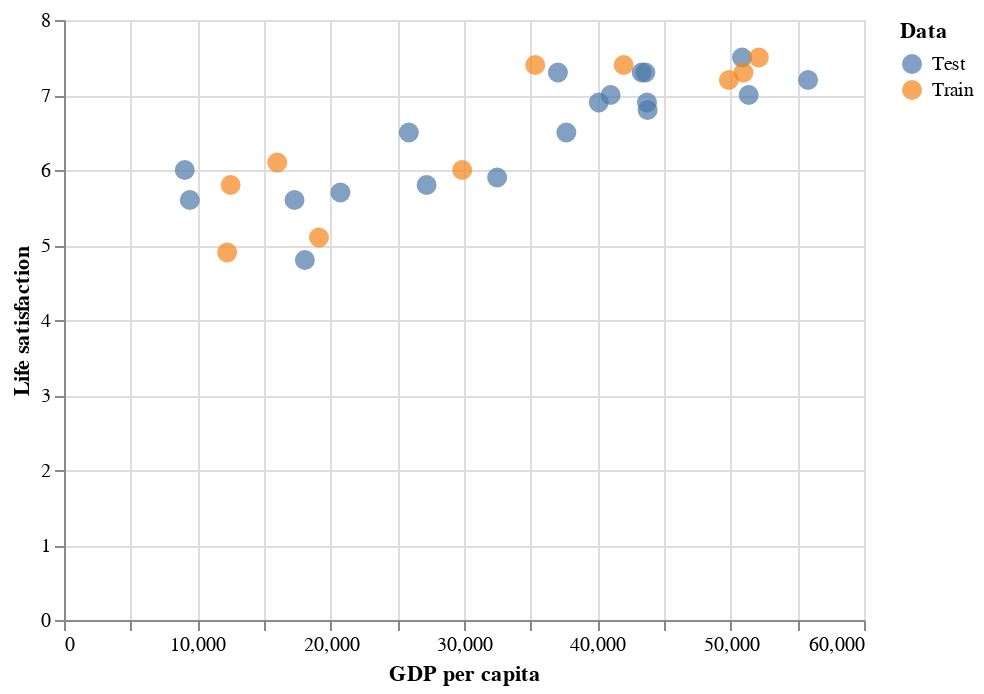

Notebook code cell kept with this figure:
### Code cell
# Visualize the data
alt.Chart(df).mark_circle(size=100).encode(
    alt.X('gdp_per_capita:Q', axis=alt.Axis(title='GDP per capita')),
    alt.Y('life_satisfaction:Q', axis=alt.Axis(title='Life satisfaction')),
    color='Data:N',)

### Figure 1 — Vega-Lite specification as saved in the notebook (floating-point values rounded to 4 significant figures)
{"config": {"view": {"continuousWidth": 400, "continuousHeight": 300}}, "data": {"name": "data-84d1eeb26604f73b3bfb37a0a486c169"}, "mark": {"type": "circle", "size": 100}, "encoding": {"color": {"field": "Data", "type": "nominal"}, "x": {"axis": {"title": "GDP per capita"}, "field": "gdp_per_capita", "type": "quantitative"}, "y": {"axis": {"title": "Life satisfaction"}, "field": "life_satisfaction", "type": "quantitative"}}, "$schema": "https://vega.github.io/schema/vega-lite/v4.17.0.json", "datasets": {"data-84d1eeb26604f73b3bfb37a0a486c169": [{"country": "Russia", "gdp_per_capita": 9055.0, "life_satisfaction": 6.0, "class": "train", "data": "test", "Data": "Test"}, {"country": "Turkey", "gdp_per_capita": 9437.0, "life_satisfaction": 5.6, "class": "train", "data": "test", "Data": "Test"}, {"country": "Hungary", "gdp_per_capita": 12240.0, "life_satisfaction": 4.9, "class": "test", "data": "test", "Data": "Train"}, {"country": "Poland", "gdp_per_capita": 12500.0, "life_satisfaction": 5.8, "class": "test", "data": "test", "Data": "Train"}, {"country": "Slovak Republic", "gdp_per_capita": 15990.0, "life_satisfaction": 6.1, "class": "train", "data": "test", "Data": "Train"}, {"country": "Estonia", "gdp_per_capita": 17290.0, "life_satisfaction": 5.6, "class": "train", "data": "test", "Data": "Test"}, {"country": "Greece", "gdp_per_capita": 18060.0, "life_satisfaction": 4.8, "class": "test", "data": "test", "Data": "Test"}, {"country": "Portugal", "gdp_per_capita": 19120.0, "life_satisfaction": 5.1, "class": "train", "data": "test", "Data": "Train"}, {"country": "Slovenia", "gdp_per_capita": 20730.0, "life_satisfaction": 5.7, "class": "test", "data": "train", "Data": "Test"}, {"country": "Spain", "gdp_per_capita": 25860.0, "life_satisfaction": 6.5, "class": "train", "data": "test", "Data": "Test"}, {"country": "Korea", "gdp_per_capita": 27200.0, "life_satisfaction": 5.8, "class": "test", "data": "test", "Data": "Test"}, {"country": "Italy", "gdp_per_capita": 29870.0, "life_satisfaction": 6.0, "class": "train", "data": "train", "Data": "Train"}, {"country": "Japan", "gdp_per_capita": 32490.0, "life_satisfaction": 5.9, "class": "train", "data": "test", "Data": "Test"}, {"country": "Israel", "gdp_per_capita": 35340.0, "life_satisfaction": 7.4, "class": "test", "data": "test", "Data": "Train"}, {"country": "New Zealand", "gdp_per_capita": 37040.0, "life_satisfaction": 7.3, "class": "train", "data": "train", "Data": "Test"}, {"country": "France", "gdp_per_capita": 37680.0, "life_satisfaction": 6.5, "class": "train", "data": "test", "Data": "Test"}, {"country": "Belgium", "gdp_per_capita": 40110.0, "life_satisfaction": 6.9, "class": "test", "data": "test", "Data": "Test"}, {"country": "Germany", "gdp_per_capita": 41000.0, "life_satisfaction": 7.0, "class": "test", "data": "test", "Data": "Test"}, {"country": "Finland", "gdp_per_capita": 41970.0, "life_satisfaction": 7.4, "class": "train", "data": "train", "Data": "Train"}, {"country": "Canada", "gdp_per_capita": 43330.0, "life_satisfaction": 7.3, "class": "train", "data": "test", "Data": "Test"}, {"country": "Netherlands", "gdp_per_capita": 43600.0, "life_satisfaction": 7.3, "class": "train", "data": "test", "Data": "Test"}, {"country": "Austria", "gdp_per_capita": 43720.0, "life_satisfaction": 6.9, "class": "test", "data": "test", "Data": "Test"}, {"country": "United Kingdom", "gdp_per_capita": 43770.0, "life_satisfaction": 6.8, "class": "train", "data": "train", "Data": "Test"}, {"country": "Sweden", "gdp_per_capita": 49870.0, "life_satisfaction": 7.2, "class": "test", "data": "test", "Data": "Train"}, {"country": "Iceland", "gdp_per_capita": 50850.0, "life_satisfaction": 7.5, "class": "train", "data": "train", "Data": "Test"}, {"country": "Australia", "gdp_per_capita": 50960.0, "life_satisfaction": 7.3, "class": "train", "data": "train", "Data": "Train"}, {"country": "Ireland", "gdp_per_capita": 51350.0, "life_satisfaction": 7.0, "class": "test", "data": "train", "Data": "Test"}, {"country": "Denmark", "gdp_per_capita": 52110.0, "life_satisfaction": 7.5, "class": "test", "data": "train", "Data": "Train"}, {"country": "United States", "gdp_per_capita": 55810.0, "life_satisfaction": 7.2, "class": "test", "data": "test", "Data": "Test"}]}}
